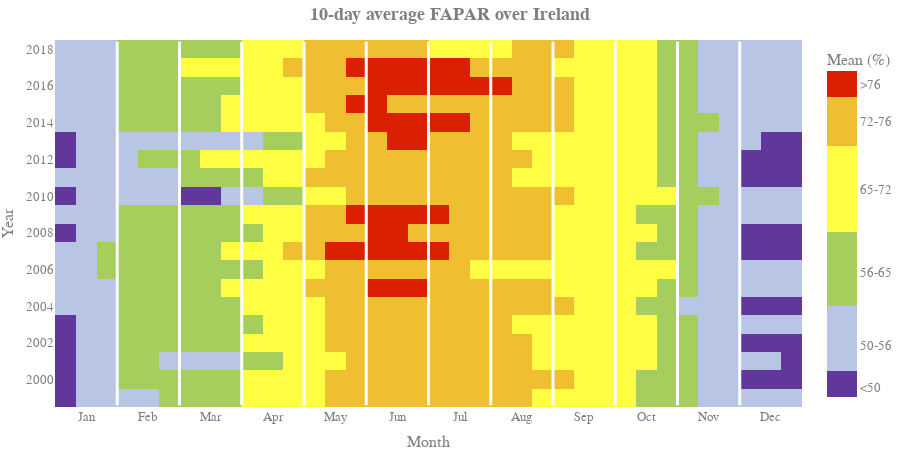

Notebook code for this chart:
### Code cell
date_list=[datetime.date.today()- dateutil.relativedelta.relativedelta(months = x) for x in range(11,-1,-1)]
month_list=[datetime.date.strftime(x,'%b') for x in date_list]
faparTrace = go.Heatmap(
                    z=faparDF.Mean,
                    x=faparDF.xAxis,
                    y=faparDF.Year,
                    text=my_text,
#                     colorscale=["purple", "lightblue", "lightgreen", "yellow", "lightorange", "orange","red"],
#                     colorscale='rdylbu_r',
                    colorscale=colorscale,
                    colorbar=dict(title="Mean (%)",
                                  tickmode="array",
                                  ticktext=['<50', '50-56', '56-65', '65-72', '72-76', '>76'],
                                  tickvals=[0.48, 0.52, 0.59, 0.67, 0.735, 0.77]),
                    hovertemplate="<b>Mean: %{z:.1%}</b><br>" +
                        "%{text}" +
                        "<extra></extra>")

faparChart = go.Figure(data=faparTrace, layout=ciStatusReportTimeSeriesLayoutDict())
faparChart.update_layout(title_text="<b>10-day average FAPAR over Ireland</b>",
                            yaxis=dict(title="Year",
                                       nticks=20),
                            xaxis=dict(title="Month",
                                       ticktext=month_list,
                                       showgrid=True, gridwidth=3, gridcolor='black',
                                       tickvals=[2,5,8,11,14,17,20,23,26,29,32,35],))
faparChart.add_shape(type="line",
    x0=3.5, y0=1998.6, x1=3.5, y1=2018.4,
    line=dict(color="White",width=3)
)
faparChart.add_shape(type="line",
    x0=6.5, y0=1998.6, x1=6.5, y1=2018.4,
    line=dict(color="White",width=3)
)
faparChart.add_shape(type="line",
    x0=9.5, y0=1998.6, x1=9.5, y1=2018.4,
    line=dict(color="White",width=3)
)
faparChart.add_shape(type="line",
    x0=12.5, y0=1998.6, x1=12.5, y1=2018.4,
    line=dict(color="White",width=3)
)
faparChart.add_shape(type="line",
    x0=15.5, y0=1998.6, x1=15.5, y1=2018.4,
    line=dict(color="White",width=3)
)
faparChart.add_shape(type="line",
    x0=18.5, y0=1998.6, x1=18.5, y1=2018.4,
    line=dict(color="White",width=3)
)
faparChart.add_shape(type="line",
    x0=21.5, y0=1998.6, x1=21.5, y1=2018.4,
    line=dict(color="White",width=3)
)
faparChart.add_shape(type="line",
    x0=24.5, y0=1998.6, x1=24.5, y1=2018.4,
    line=dict(color="White",width=3)
)
faparChart.add_shape(type="line",
    x0=27.5, y0=1998.6, x1=27.5, y1=2018.4,
    line=dict(color="White",width=3)
)
faparChart.add_shape(type="line",
    x0=30.5, y0=1998.6, x1=30.5, y1=2018.4,
    line=dict(color="White",width=3)
)
faparChart.add_shape(type="line",
    x0=33.5, y0=1998.6, x1=33.5, y1=2018.4,
    line=dict(color="White",width=3)
)
faparChart.show(config=cilConfig())

### Figure 1 — Plotly figure (JSON) as saved in the notebook; plotly's stock layout.template omitted (floating-point values rounded to 4 significant figures; data arrays with more than 128 entries replaced by an {"elided": "..."} marker saying what was removed)
{"data": [{"colorbar": {"tickmode": "array", "ticktext": ["<50", "50-56", "56-65", "65-72", "72-76", ">76"], "tickvals": [0.48, 0.52, 0.59, 0.67, 0.735, 0.77], "title": {"text": "Mean (%)"}}, "colorscale": [[0, "rgb(98, 55, 155)"], [0.08, "rgb(98, 55, 155)"], [0.08, "rgb(184, 197, 229)"], [0.28, "rgb(184, 197, 229)"], [0.28, "rgb(166, 206, 93)"], [0.507, "rgb(166, 206, 93)"], [0.507, "rgb(255, 254, 66)"], [0.77, "rgb(255, 254, 66)"], [0.77, "rgb(239, 191, 49)"], [0.92, "rgb(239, 191, 49)"], [0.92, "rgb(219, 32, 1)"], [1, "rgb(219, 32, 1)"]], "hovertemplate": "<b>Mean: %{z:.1%}</b><br>%{text}<extra></extra>", "text": {"elided": "720 str values"}, "type": "heatmap", "x": {"elided": "720 int values"}, "y": {"elided": "720 int values"}, "z": {"elided": "720 float values"}}], "layout": {"font": {"color": "#7f7f7f", "family": "Arial", "size": 13}, "height": 450, "legend": {"orientation": "h", "x": 0.15, "y": 1.08}, "margin": {"b": 30, "l": 0, "r": 0, "t": 40}, "paper_bgcolor": "rgba(0,0,0,0)", "plot_bgcolor": "#f7fbfd", "shapes": [{"line": {"color": "White", "width": 3}, "type": "line", "x0": 3.5, "x1": 3.5, "y0": 1999.0, "y1": 2018.0}, {"line": {"color": "White", "width": 3}, "type": "line", "x0": 6.5, "x1": 6.5, "y0": 1999.0, "y1": 2018.0}, {"line": {"color": "White", "width": 3}, "type": "line", "x0": 9.5, "x1": 9.5, "y0": 1999.0, "y1": 2018.0}, {"line": {"color": "White", "width": 3}, "type": "line", "x0": 12.5, "x1": 12.5, "y0": 1999.0, "y1": 2018.0}, {"line": {"color": "White", "width": 3}, "type": "line", "x0": 15.5, "x1": 15.5, "y0": 1999.0, "y1": 2018.0}, {"line": {"color": "White", "width": 3}, "type": "line", "x0": 18.5, "x1": 18.5, "y0": 1999.0, "y1": 2018.0}, {"line": {"color": "White", "width": 3}, "type": "line", "x0": 21.5, "x1": 21.5, "y0": 1999.0, "y1": 2018.0}, {"line": {"color": "White", "width": 3}, "type": "line", "x0": 24.5, "x1": 24.5, "y0": 1999.0, "y1": 2018.0}, {"line": {"color": "White", "width": 3}, "type": "line", "x0": 27.5, "x1": 27.5, "y0": 1999.0, "y1": 2018.0}, {"line": {"color": "White", "width": 3}, "type": "line", "x0": 30.5, "x1": 30.5, "y0": 1999.0, "y1": 2018.0}, {"line": {"color": "White", "width": 3}, "type": "line", "x0": 33.5, "x1": 33.5, "y0": 1999.0, "y1": 2018.0}], "showlegend": true, "title": {"text": "<b>10-day average FAPAR over Ireland</b>", "x": 0.5}, "xaxis": {"gridcolor": "black", "gridwidth": 3, "showgrid": true, "ticktext": ["Jan", "Feb", "Mar", "Apr", "May", "Jun", "Jul", "Aug", "Sep", "Oct", "Nov", "Dec"], "tickvals": [2, 5, 8, 11, 14, 17, 20, 23, 26, 29, 32, 35], "title": {"text": "Month"}}, "yaxis": {"nticks": 20, "title": {"text": "Year"}}}}
